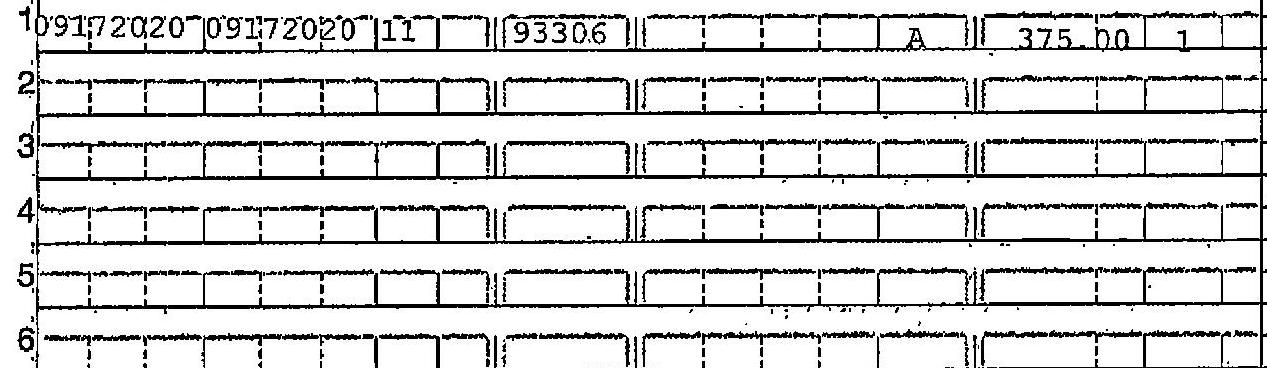
#> input picture data/testimage2.jpeg, 1267 x 368 px
$ jupyter execute --allow-errors ocr_exploration.ipynb
#> lines starting #> are read from the running program, lines starting #| are printed output that depends on the picture; after the words box and inside, x2 and y2 are one past the last pixel; in counts of white or black regions, pixels touching at a corner belong together
[cell 1]
# imports
import os
from PIL import Image
from matplotlib import pyplot as plt
import numpy as np
import cv2
import pytesseract
# load tesseract
pytesseract.pytesseract.tesseract_cmd = r'C:\Program Files\Tesseract-OCR\tesseract.exe'
import json
import shutil

# erase test data
try:
    shutil.rmtree('./data/subdata')
except:
    pass

# recreate subdata directory
try:
    os.mkdir('./data/subdata')
except:
    pass

[cell 2]
img = cv2.imread('./data/testimage2.jpeg')
#> img is the input picture: shape (368, 1267, 3); min 0, max 255, mean 217.6
ocr = json.load(open('./data/testimage2.json',))
#> (reads data/testimage2.json from the repository)
blocks = ocr['Blocks']
hImg, wImg, _ = img.shape
#> hImg = 368; wImg = 1267

count = 1
for block in blocks:
    if block['BlockType'] == 'LINE':
        print('img_shape:', hImg, wImg)
        block_number = count
        print('block_number:', block_number)
        block_text = block['Text']
        print('block_text:', block_text)
        block_confidence = float(block['Confidence'])
        print('block_confidence:', block_confidence)
        block_width = float(block['Geometry']['BoundingBox']['Width'])
        print('block_width:', block_width)
        block_height = float(block['Geometry']['BoundingBox']['Height'])
        print('block_height:', block_height)
        block_left = float(block['Geometry']['BoundingBox']['Left'])
        print('block_left:', block_left)
        block_top = float(block['Geometry']['BoundingBox']['Top'])
        print('block_top:', block_top)
        block_polygon = block['Geometry']['Polygon']
        print('block_polygon:', block_polygon)
        block_polygon_x1 = float(block['Geometry']['Polygon'][0]['X'])
        print('block_polygon_x1:', block_polygon_x1)
        block_polygon_y1 = float(block['Geometry']['Polygon'][0]['Y'])
        print('block_polygon_y1:', block_polygon_y1)
        block_polygon_x2 = float(block['Geometry']['Polygon'][1]['X'])
        print('block_polygon_x2:', block_polygon_x2)
        block_polygon_y2 = float(block['Geometry']['Polygon'][1]['Y'])
        print('block_polygon_y2:', block_polygon_y2)
        block_polygon_x3 = float(block['Geometry']['Polygon'][2]['X'])
        print('block_polygon_x3:', block_polygon_x3)
        block_polygon_y3 = float(block['Geometry']['Polygon'][2]['Y'])
        print('block_polygon_y3:', block_polygon_y3)
        block_polygon_x4 = float(block['Geometry']['Polygon'][3]['X'])
        print('block_polygon_x4:', block_polygon_x4)
        block_polygon_y4 = float(block['Geometry']['Polygon'][3]['Y'])
        print('block_polygon_y4:', block_polygon_y4)
        print(block)
        #if count <= 30:
        left_boundary = int(block_polygon_x1*wImg)
        top_boundary = int(block_polygon_y1*hImg)
        right_boundary = int(block_polygon_x3*wImg)
        bottom_boundary = int(block_polygon_y3*hImg)
        print('left_boundary:', left_boundary)
        print('right_boundary:', right_boundary)
        print('bottom_boundary:', top_boundary)
        print('top_boundary:', bottom_boundary)
        if count ==1:

            crop_img = img[top_boundary:bottom_boundary, left_boundary:right_boundary]
            print(crop_img)
            if str(crop_img) == '[]':
                print('dssdfas')
                crop_img = img[bottom_boundary:top_boundary, right_boundary:left_boundary]
                print(crop_img)
            cv2.imwrite('./data/subdata/{}.png'.format(block_text), crop_img)
            plt.imshow(crop_img)
            plt.show()
            #cv2.imwrite('./data/subdata/crop_img_{}.png'.format(count), crop_img)
            cv2.rectangle(img, (left_boundary,top_boundary), (right_boundary, bottom_boundary), (0,0,255),1)

            #cv2.putText(img, block_text, (int(block_polygon_x1*wImg),int((block_polygon_y1*hImg)+25)), cv2.FONT_HERSHEY_COMPLEX, 1, (50,50,255),2)

        count += 1
        print('\n')
#> this loop made 197 passes
#> (printed output is left out)
#> pass 2, `plt.show()`:
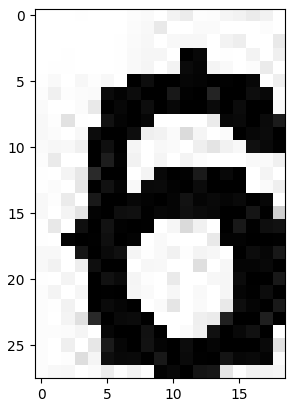
#> figure drawn by matplotlib, 1 panel
#> after the loop: img: shape (368, 1267, 3); 0.02% of pixels changed, all inside (x1, y1, x2, y2) = (15, 323, 35, 352)
#> after the loop, count = 12


cv2.imshow('Result', img)
cv2.waitKey(0)
#> Out = 27

[cell 3]
# create output dictionary
dic = {}

for root, dirs, files in os.walk('./data'):
    for file in files:
        if ('testimage' in file) and ('.jpeg' in file):
            print('analyzing image', file)
            # create entry for file in dictionary
            filename = file.rsplit('.')[0]
            dic[filename] = []
            # filepath for image
            img_filepath = os.path.join(root,file).replace('\\', '/')
            # load image
            img = cv2.imread(img_filepath)
            for file in files:
                print(file)
                if file.endswith('.png'):
                    print('file:', file)
                    subimg_text = file.rsplit('.')[0]
                    subimg_filepath = os.path.join(root,file).replace('\\', '/')
                    subimg = cv2.imread(subimg_filepath)

                    # use cv2's matchTemplate function to check for presence of subimage within image
                    result = cv2.matchTemplate(img,subimg,cv2.TM_CCOEFF_NORMED)
                    (minVal, maxVal, minLoc, maxLoc) = cv2.minMaxLoc(result)
                    # maxVal serves as confidence interval
                    # if confidence is greater than or equal to 90%, include in output
                    if maxVal >= 0.90:
                        # get x,y coordinates of highlest confidence match
                        (startX, startY) = maxLoc
                        # get x,y coordinates of subimage endpoint
                        endX = startX + subimg.shape[1]
                        endY = startY + subimg.shape[0]
                        # draw the bounding box on the image
                        cv2.rectangle(img, (startX, startY), (endX, endY), (255, 0, 0), 1)
                        dic[filename].append(subimg_text)


                        print(maxVal)
                        print(maxLoc)

#                 cv2.imshow("Output", img)
#                 cv2.waitKey(0)

[cell 4]
print(dic)

[cell 5]
img = cv2.imread('./data/testimage3.jpeg')
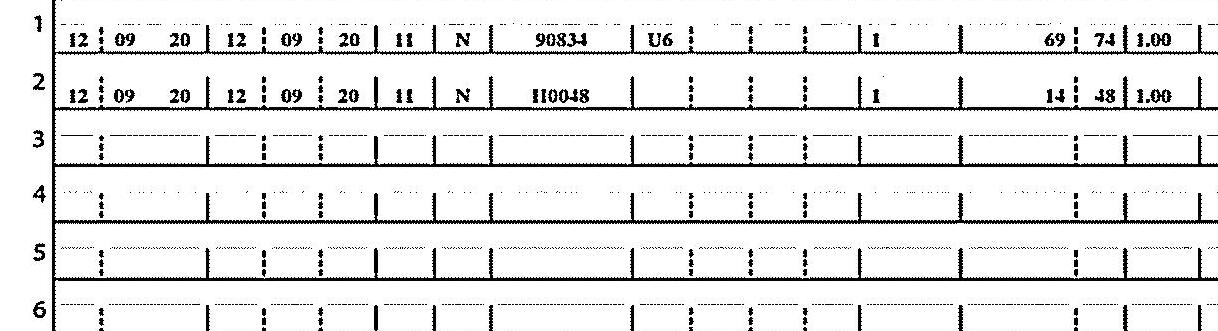
#> input picture data/testimage3.jpeg, 1218 x 331 px
#> img is the input picture: shape (331, 1218, 3); min 0, max 255, mean 231.7
img = cv2.cvtColor(img, cv2.COLOR_BGR2RGB)
# print(pytesseract.image_to_string(gray))


## detect characters ##
hImg, wImg, _ = img.shape
#> hImg = 331; wImg = 1218
config = r'--oem 3 --psm 6'
#> (the rest of this cell did not finish here and is left out)

[cell 6]
# Convert to grayscale
gray = cv2.cvtColor(img, cv2.COLOR_BGR2GRAY)

# preprocess the image
gray = cv2.threshold(gray, 0, 255, cv2.THRESH_BINARY | cv2.THRESH_OTSU)[1]
#> gray: shape (331, 1218); 91.3% white; 1136 black regions (952 under 20 px), largest, box (x1, y1, x2, y2) and area: (52, 0, 1218, 331) 23624, (1151, 33, 1171, 47) 167, (1150, 89, 1172, 103) 166

# blur the image to remove noise
gray = cv2.medianBlur(gray, 3)
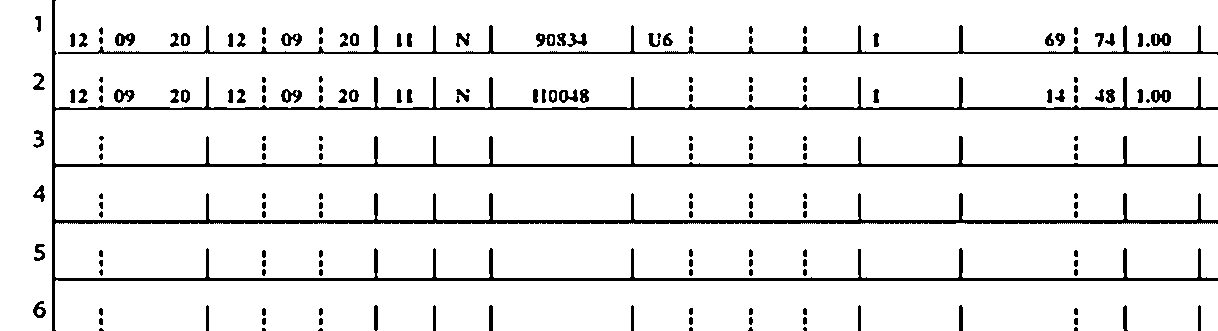
#> gray: shape (331, 1218); 92.3% white; 192 black regions (23 under 20 px), largest, box (x1, y1, x2, y2) and area: (52, 0, 1218, 331) 19233, (58, 25, 1218, 55) 3349, (1151, 33, 1171, 46) 177

# write the new grayscale image to disk
filename = "{}.png".format(os.getpid())
cv2.imwrite(filename, gray)

#> (a cell that did not finish here is left out)

[cell 8]
imgBlur = cv2.GaussianBlur(img, (9, 9), 0)
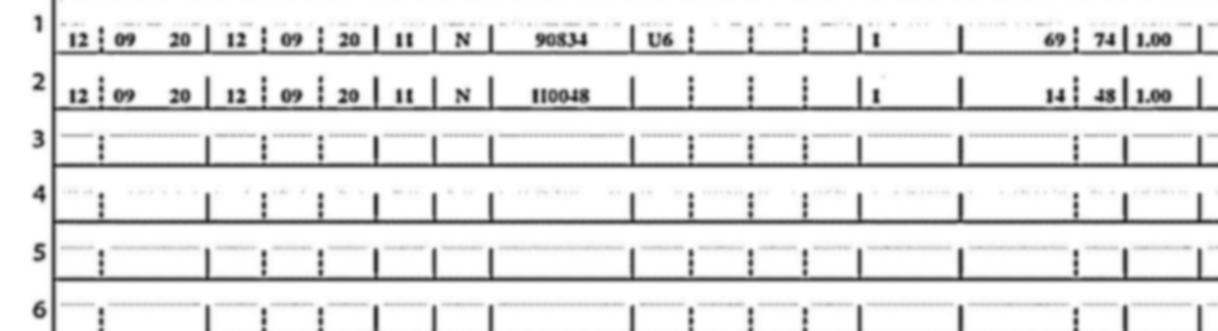
#> imgBlur: shape (331, 1218, 3); min 34, max 255, mean 231.7
kernel = cv2.getStructuringElement(cv2.MORPH_RECT, (3, 3))
imgTH = cv2.morphologyEx(imgBlur, cv2.MORPH_TOPHAT, kernel)
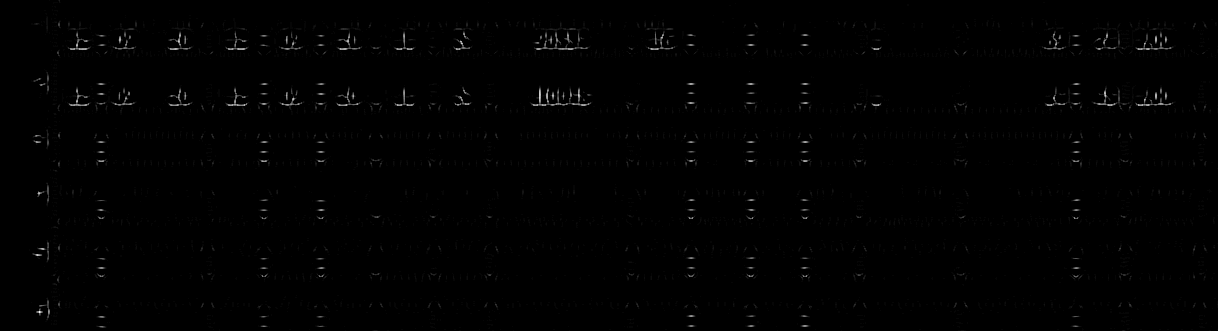
#> imgTH: shape (331, 1218, 3); min 0, max 37, mean 0.2; drawn with min black and max white
#> (the rest of this cell did not finish here and is left out)
